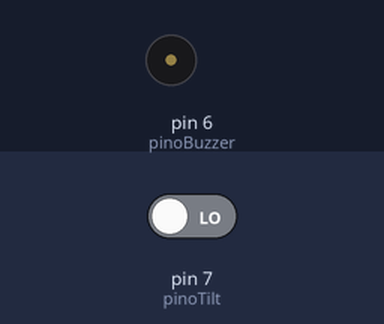
This sketch was run on a simulated Arduino Uno, built with avr-gcc and run on an emulated ATmega328P. On the bench: buzzer (waves = sounding). The inputs (shaded band) are chosen by the test bench; at power-on: pin 7 (pinoTilt) LOW.

Above: at 1.2 s.
1.3 s: pin 7 (pinoTilt) driven HIGH
At 2.5 s:
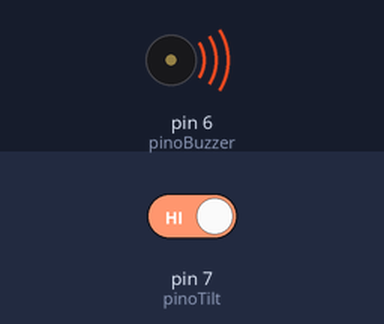
2.8 s: pin 7 (pinoTilt) driven LOW
At 4.0 s:
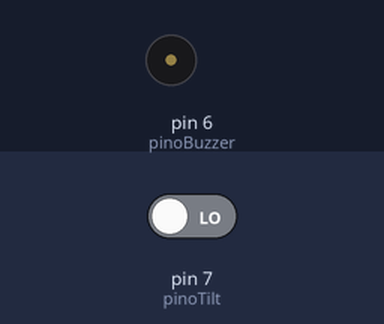
Timing chart, 0 to 5.8 s (numbered marks = the images above; inputs shaded):
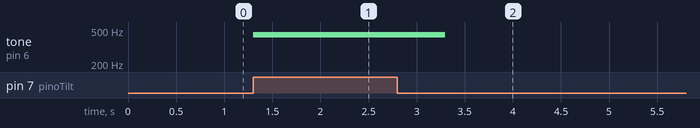

The sketch:

Video__13_Alarme_de_movimento.ino
```cpp
// Projeto 13 - Alarme de movimento

int pinoTilt = 7;
int pinoBuzzer = 6;

void setup()
{
  pinMode(pinoTilt, INPUT);
}

void loop()
{
  if(digitalRead(pinoTilt) == HIGH)
  {
    tone(pinoBuzzer, 440);
    delay(1000);
  }
  else
  {
    noTone(pinoBuzzer);
  }
}
```

Measured:
- after the input at 1.3 s, tone on pin 6 (pinoBuzzer): silent → 440 Hz at once
- after the input at 2.8 s, tone on pin 6 (pinoBuzzer): 440 Hz → silent after 0.50 s
